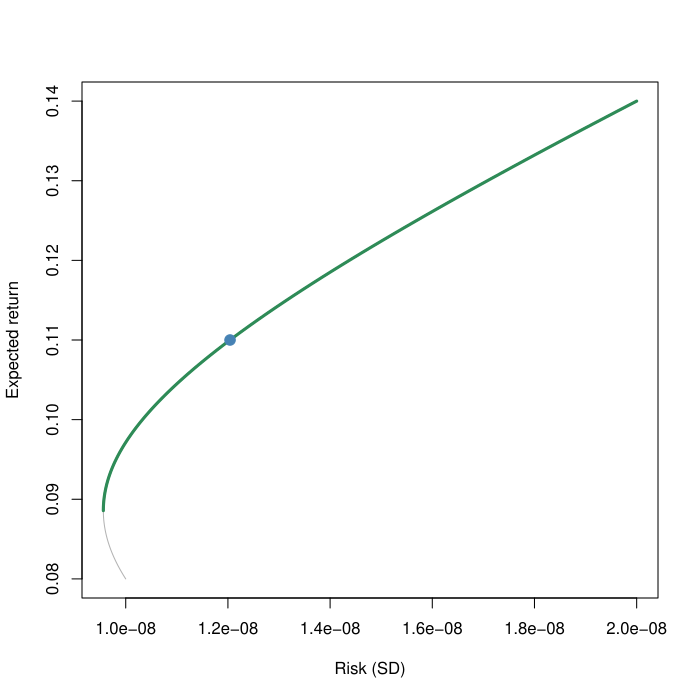

This figure's R source:
pdf('tests/r-output/case-12.pdf')
# 实验08：两资产均值—方差组合
mu <- c(A = 0.08, B = 0.14)
s <- c(A = 1e-8, B = 2e-8)
rho <- 0.2
w1 <- 0.5
w2 <- 1 - w1
rp <- w1*mu[1] + w2*mu[2]
vp <- w1^2*s[1]^2 +
      w2^2*s[2]^2 +
      2*w1*w2*s[1]*s[2]*rho
sp <- sqrt(vp)
d <- (s[1]-s[2])^2 +
     2*s[1]*s[2]*(1-rho)
mv <- if (d == 0) {
  as.numeric(mu[1] >= mu[2])
} else {
  max(0, min(1,
    (s[2]*(s[2]-s[1]) +
     s[1]*s[2]*(1-rho))/d))
}
w <- sort(unique(c(
  seq(0, 1, 0.0025), mv)))
ret <- w*mu[1] + (1-w)*mu[2]
vol <- sqrt(
  (w*s[1]-(1-w)*s[2])^2 +
  2*w*(1-w)*s[1]*s[2]*(1+rho))
eff <- w <= mv + 1e-10
plot(vol, ret, type="l",
  col="grey70", xlab="Risk (SD)",
  ylab="Expected return")
lines(vol[eff], ret[eff],
  col="seagreen", lwd=3)
points(vol[eff], ret[eff],
  col="seagreen", pch=16, cex=.3)
points(sp, rp, pch=19,
  col="steelblue", cex=1.4)
print(c(return=rp,
  variance=vp, sd=sp))
cat(sprintf('RESULT %.17g %.17g %.17g\n',rp,vp,sp))
cat('EFFICIENT',sum(eff),'\n')
cat(sprintf('MV %.17g\n',mv))
dev.off()
